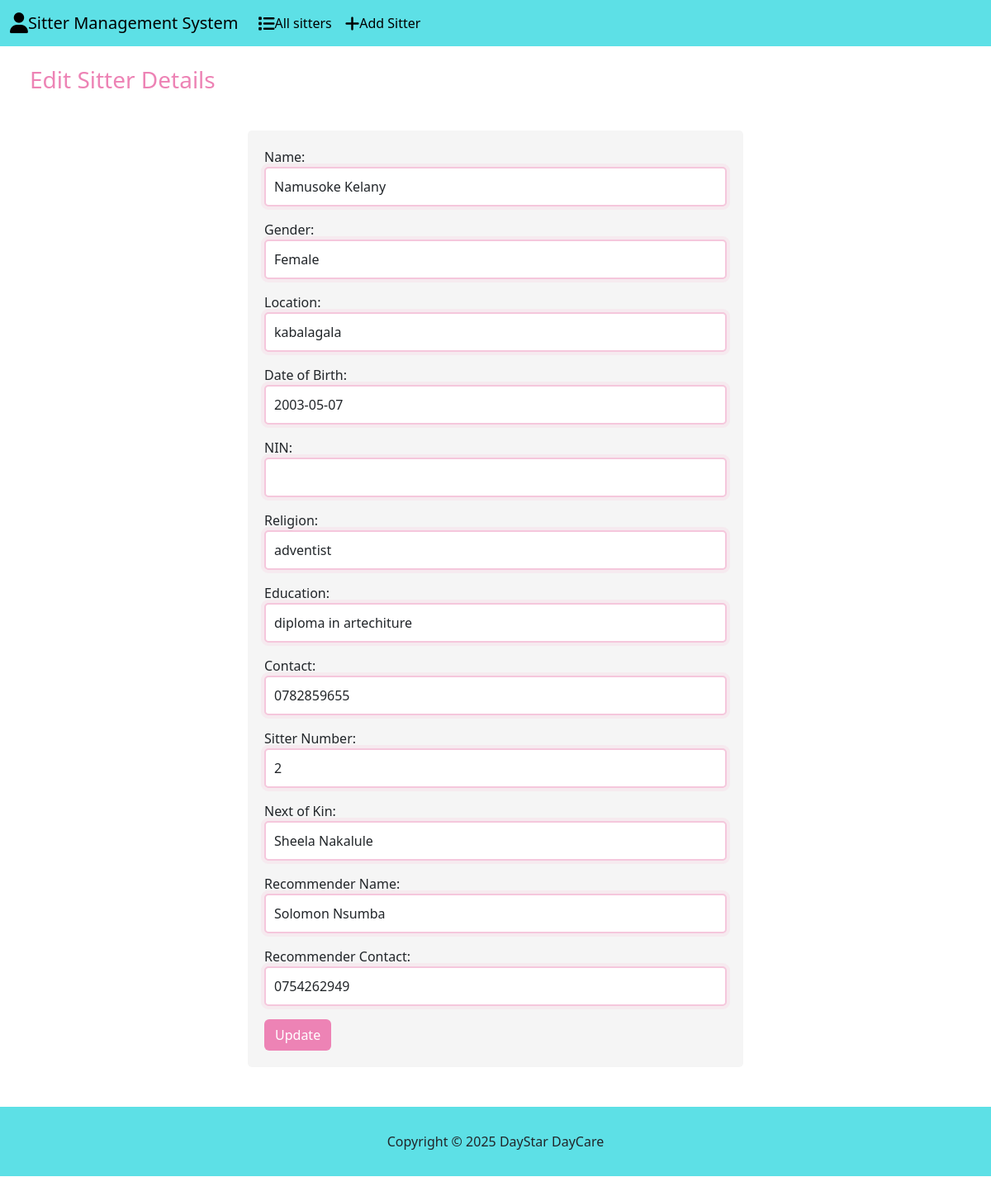
Page /edit/2/ on the committed database.
### sitterlist/models.py (models this page shows, shortened)
class Student(models.Model):
    name = models.CharField(max_length=100, validators=[validate_letters])
    gender = models.CharField(max_length=10, validators=[validate_letters])
    location = models.CharField(max_length=100, validators=[validate_letters])
    date_of_birth = models.DateField()
    nin = models.CharField(max_length=14,validators=[validate_NIN_length], default='CF')
    religion = models.CharField(max_length=50, blank=True,null=True,verbose_name="Religion(optional)")
    education = models.CharField(max_length=100, validators=[validate_letters])
    contact = models.CharField(max_length=15, default='',validators=[validate_contact_length])
    sitter_number = models.CharField(max_length=200,unique=True,blank=False, null=True)
    next_of_kin = models.CharField(max_length=100, validators=[validate_letters])
    recommender_name = models.CharField(max_length=100, validators=[validate_letters])
    recommender_contact = models.CharField(max_length=15, default='',validators=[validate_contact_length])

### sitterlist/views.py (the view)
# urls.py: path('edit/<int:id>/', views.edit_student, name='edit_student'),
def edit_student(request, id):
    student = get_object_or_404(Student, id=id)
    if request.method == 'POST':
        form = StudentForm(request.POST, instance=student)
        if form.is_valid():
            form.save()
            return redirect('immy_view')
    else:
        form = StudentForm(instance=student)
    return render(request, 'edit.html', {'form': form})

### sitterlist/templates/edit.html (shortened to what this page needs)
{% load static %}
<!DOCTYPE html>
<html lang="en">
<head>
    <link rel="stylesheet" href="{% static 'css/bootstrap.min.css' %}">
    <link href="https://cdnjs.cloudflare.com/ajax/libs/font-awesome/6.5.2/css/all.min.css" rel="stylesheet">
    <link rel="stylesheet" href="{% static 'list.css' %}">
</head>
<body class="d-flex flex-column min-vh-100">
    <nav class="navbar navbar-expand-lg custom-bg-ed83b5" data-bs-theme="dark" style="background-color: #5de0e6;">
        <div class="container-fluid">
            <a class="navbar-brand" href="{% url 'immy_view' %}">
                <i class="fa-solid fa-user fa-lg"></i>Sitter Management System</a>
            <div class="collapse navbar-collapse" id="navbarColor01">
                <ul class="navbar-nav me-auto">
                    <li class="nav-item">
                        <a class="nav-link" href="{% url 'immy_view' %}"><i class="fa-solid fa-list fa-lg"></i>All sitters</a>
                    </li>
                    <li class="nav-item">
                        <a class="nav-link" href="{% url 'added' %}"><i class="fa-solid fa-plus fa-lg"></i>Add Sitter</a>
                    </li>
                </ul>
            </div>
        </div>
    </nav>
    <div class="container-fluid">
        <h3 class="m-4" style="color: #ed83b5;">Edit Sitter Details</h3>
        <div class="row">
            <div class="col-md-6 offset-md-3 form-container">
                <form method="post">
                    {{ form.as_p }}
                    <button type="submit" class="btn custom-btn-ed83b5" style="background-color: #ed83b5; color: white;">Update</button>
                </form>
            </div>
        </div>
    </div><br><br>
    <footer class="mt-auto mb-4" style="background-color: #5de0e6; padding: 30px;">
        <div class="text-center">
            <span>Copyright &copy; <script>document.write(new Date().getFullYear())</script> DayStar DayCare</span>
        </div>
    </footer>
</body>
</html>

### sitterlist/static/list.css (style rules this page uses)
.nav-link { color: black; }
.navbar-brand { color: black; }

### sitterlist/templates/edit.html (style rules this page uses)
.form-container { background-color: whitesmoke; padding: 20px; border-radius: 5px; margin-top: 20px; }
input[type="text"], input[type="number"], select { width: 100%; padding: 10px; border: 2px solid #f5c7dc; box-shadow: 0 0 0 0.25rem rgba(245, 199, 220, 0.25); border-radius: 5px; font-size: 16px; }

### rows in the picture
Student: name "Namusoke Kelany", gender "Female", location "kabalagala", date_of_birth "2003-05-07", religion "adventist", education "diploma in artechiture", contact "0782859655", sitter_number "2", next_of_kin "Sheela Nakalule", recommender_name "Solomon Nsumba", recommender_contact "0754262949"
